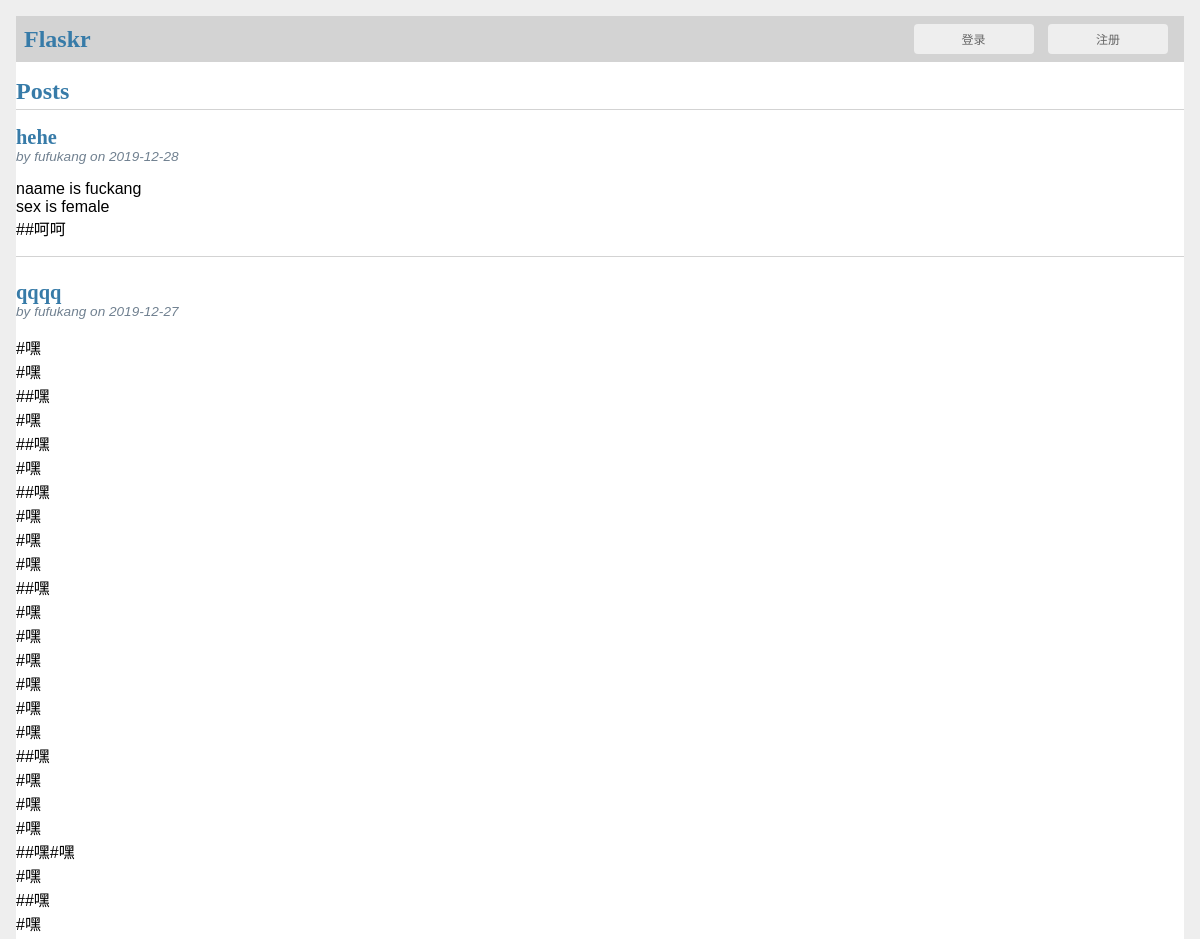
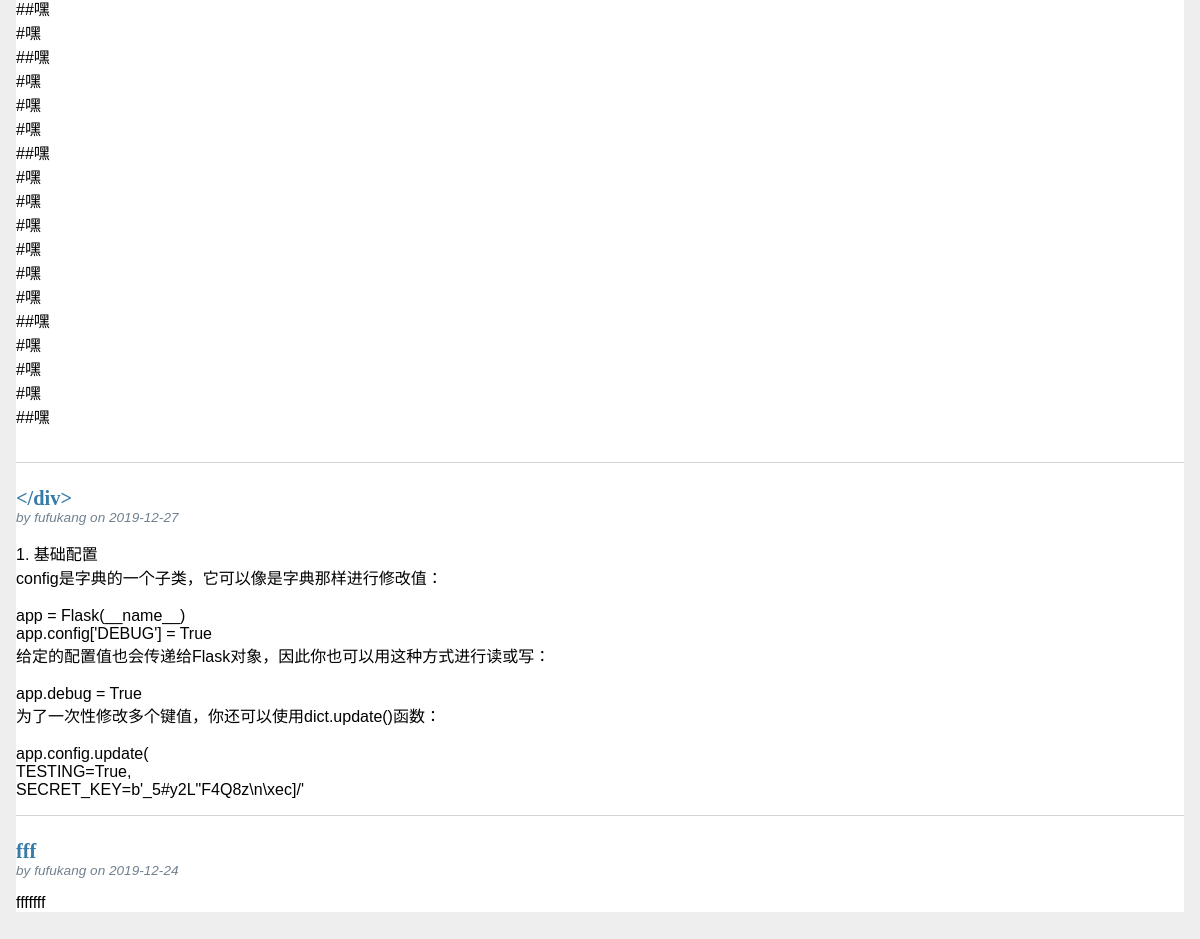
The page / on the database its author committed (2 pictures, top to bottom).
### tables this page shows
CREATE TABLE post (
  id INTEGER PRIMARY KEY AUTOINCREMENT,
  author_id INTEGER NOT NULL,
  created TIMESTAMP NOT NULL DEFAULT CURRENT_TIMESTAMP,
  title TEXT NOT NULL,
  body TEXT NOT NULL,
  FOREIGN KEY (author_id) REFERENCES user (id)
);

CREATE TABLE user (
  id INTEGER PRIMARY KEY AUTOINCREMENT,
  username TEXT UNIQUE NOT NULL,
  password TEXT NOT NULL
);

### flaskr/blog.py (the view)
@bp.route('/')
def index():
    db = get_db()
    posts = db.execute(
        'SELECT p.id, title, body, created, author_id, username'
        ' FROM post p JOIN user u ON p.author_id = u.id'
        ' ORDER BY created DESC'
    ).fetchall()
    return render_template('blog/index.html', posts=posts)

### flaskr/auth.py (called while the page is built)
@bp.before_app_request
def load_logged_in_user():
    user_id = session.get('user_id')
    if user_id is None:
        g.user = None
    else:
        g.user = get_db().execute(
            'SELECT * FROM user WHERE id = ?', (user_id,)
        ).fetchone()

### flaskr/db.py (called while the page is built)
def get_db():
    if 'db' not in g:
        g.db = sqlite3.connect(
            current_app.config['DATABASE'],
            detect_types=sqlite3.PARSE_DECLTYPES
        )
        g.db.row_factory = sqlite3.Row
    return g.db

### flaskr/templates/blog/index.html (shortened to what this page needs)
{% extends 'base.html' %}
{% block header %}
  <h1>{% block title %}Posts{% endblock %}</h1>
{% endblock %}
{% block content %}
  {% for post in posts %}
    <article class="post">
      <header>
        <div>
          <h1>{{ post['title'] }}</h1>
          <div class="about">by {{ post['username'] }} on {{ post['created'].strftime('%Y-%m-%d') }}</div>
        </div>
      </header>
      <p class="body">{{ post['body'] }}</p>
    </article>
    {% if not loop.last %}
      <hr>
    {% endif %}
  {% endfor %}
{% endblock %}

### flaskr/templates/base.html (shortened to what this page needs)
<!doctype html>
<link rel="stylesheet" href="{{ url_for('static', filename='css/style.css') }}">
<link rel="stylesheet" href="{{ url_for('static', filename='css/buttons.css') }}">
<nav>
    <h1>Flaskr</h1>
    <ul>
        {% if g.user %}
            <li><span>你好，{{ g.user['username'] }}
                <input type="button" value="注销" class="button button-rounded button-small" style="margin-left:10px"
                       onClick="location.href='{{ url_for('auth.logout') }}'"></span>
                {% else %}
            <li><span>
            <input type="button" value="登录" class="button button-rounded button-small" style="margin-left:10px"
                   onclick="ShowLogin()">
            <input type="button" value="注册" class="button button-rounded button-small" style="margin-left:10px"
                   onclick="ShowReg()"></span>
        {% endif %}
    </ul>
</nav>
<section class="content">
    <header>
        {% block header %}
        {% endblock %}
    </header>
    {% block content %}{% endblock %}
</section>

### flaskr/static/css/style.css (style rules this page uses)
h1 { font-family: serif; color: #377ba8; margin: 1rem 0; }
hr { border: none; border-top: 1px solid lightgray; }
nav { background: lightgray; display: flex; align-items: center; padding: 0 0.5rem; }
nav h1 { flex: auto; margin: 0; }
nav ul { display: flex; list-style: none; margin: 0; padding: 0; }
nav ul li a, nav ul li span, header .action { display: block; padding: 0.5rem; }
.content > header { border-bottom: 1px solid lightgray; display: flex; align-items: flex-end; }
.content > header h1 { flex: auto; margin: 1rem 0 0.25rem 0; }
.post > header { display: flex; align-items: flex-end; font-size: 0.85em; }
.post > header > div:first-of-type { flex: auto; }
.post > header h1 { font-size: 1.5em; margin-bottom: 0; }
.post .about { color: slategray; font-style: italic; }
.post .body { white-space: pre-line; }
.content:last-child { margin-bottom: 0; }
input[type=button] { align-self: start; width: 10em; }

### rows shown on the page
post: title "hehe", username "fufukang", created "2019-12-28", body "naame is fuckang sex is female ##呵呵"
post: title "qqqq", username "fufukang", created "2019-12-27", body "#嘿 #嘿 ##嘿 #嘿 ##嘿 #嘿 ##嘿 #嘿 #嘿 #嘿 ##嘿 #嘿 #嘿 #嘿 #嘿 #嘿 #嘿 ##嘿 #嘿 #嘿 #嘿 ##嘿#嘿 #嘿 ##嘿 #嘿 ##嘿 #嘿 ##嘿 #嘿 #嘿 #嘿 ##嘿 #嘿 #嘿 #嘿 #嘿 #嘿 #嘿 ##嘿 #嘿 #嘿 #嘿 ##嘿"
post: title "</div>", username "fufukang", created "2019-12-27", body "1. 基础配置 config是字典的一个子类，它可以像是字典那样进行修改值： app = Flask(__name__) app.config['DEBUG'] = True 给定的配置值也会传递给Flask对象，因此你也可以用这种方式进行读或写： app.debug = True 为了一次性修改多个键值，你还可以使用dict.update()函数： app.config.update( TESTING=True, SECRET_KEY=b'_5#y2L\"F4Q8z\\n\\xec]/'"
post: title "fff", username "fufukang", created "2019-12-24", body "fffffff"
